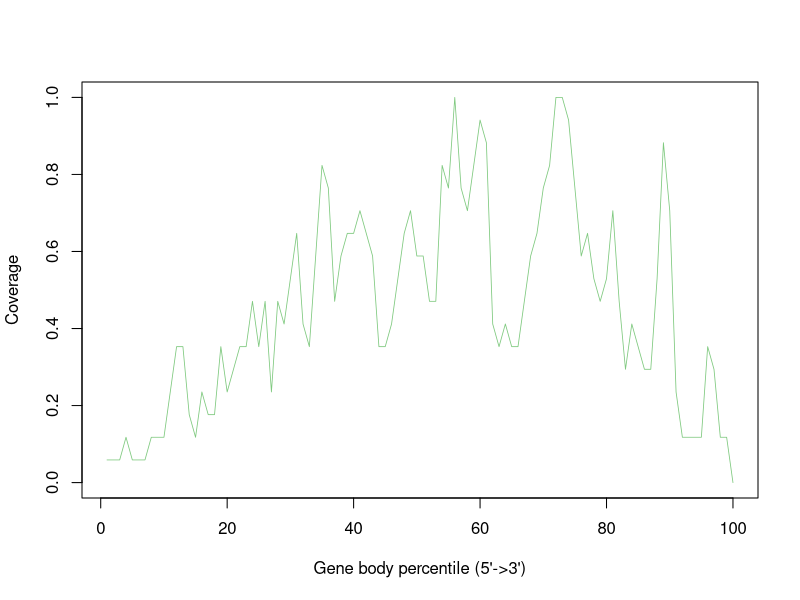

This figure's R source:
GSM4486052_Aligned.sortedByCoord_sorted.out <- c(0.058823529411764705,0.058823529411764705,0.058823529411764705,0.11764705882352941,0.058823529411764705,0.058823529411764705,0.058823529411764705,0.11764705882352941,0.11764705882352941,0.11764705882352941,0.23529411764705882,0.35294117647058826,0.35294117647058826,0.17647058823529413,0.11764705882352941,0.23529411764705882,0.17647058823529413,0.17647058823529413,0.35294117647058826,0.23529411764705882,0.29411764705882354,0.35294117647058826,0.35294117647058826,0.47058823529411764,0.35294117647058826,0.47058823529411764,0.23529411764705882,0.47058823529411764,0.4117647058823529,0.5294117647058824,0.6470588235294118,0.4117647058823529,0.35294117647058826,0.5882352941176471,0.8235294117647058,0.7647058823529411,0.47058823529411764,0.5882352941176471,0.6470588235294118,0.6470588235294118,0.7058823529411765,0.6470588235294118,0.5882352941176471,0.35294117647058826,0.35294117647058826,0.4117647058823529,0.5294117647058824,0.6470588235294118,0.7058823529411765,0.5882352941176471,0.5882352941176471,0.47058823529411764,0.47058823529411764,0.8235294117647058,0.7647058823529411,1.0,0.7647058823529411,0.7058823529411765,0.8235294117647058,0.9411764705882353,0.8823529411764706,0.4117647058823529,0.35294117647058826,0.4117647058823529,0.35294117647058826,0.35294117647058826,0.47058823529411764,0.5882352941176471,0.6470588235294118,0.7647058823529411,0.8235294117647058,1.0,1.0,0.9411764705882353,0.7647058823529411,0.5882352941176471,0.6470588235294118,0.5294117647058824,0.47058823529411764,0.5294117647058824,0.7058823529411765,0.47058823529411764,0.29411764705882354,0.4117647058823529,0.35294117647058826,0.29411764705882354,0.29411764705882354,0.5294117647058824,0.8823529411764706,0.7058823529411765,0.23529411764705882,0.11764705882352941,0.11764705882352941,0.11764705882352941,0.11764705882352941,0.35294117647058826,0.29411764705882354,0.11764705882352941,0.11764705882352941,0.0)


pdf("GSM4486052.geneBodyCoverage.curves.pdf")
x=1:100
icolor = colorRampPalette(c("#7fc97f","#beaed4","#fdc086","#ffff99","#386cb0","#f0027f"))(1)
plot(x,GSM4486052_Aligned.sortedByCoord_sorted.out,type='l',xlab="Gene body percentile (5'->3')", ylab="Coverage",lwd=0.8,col=icolor[1])
dev.off()
